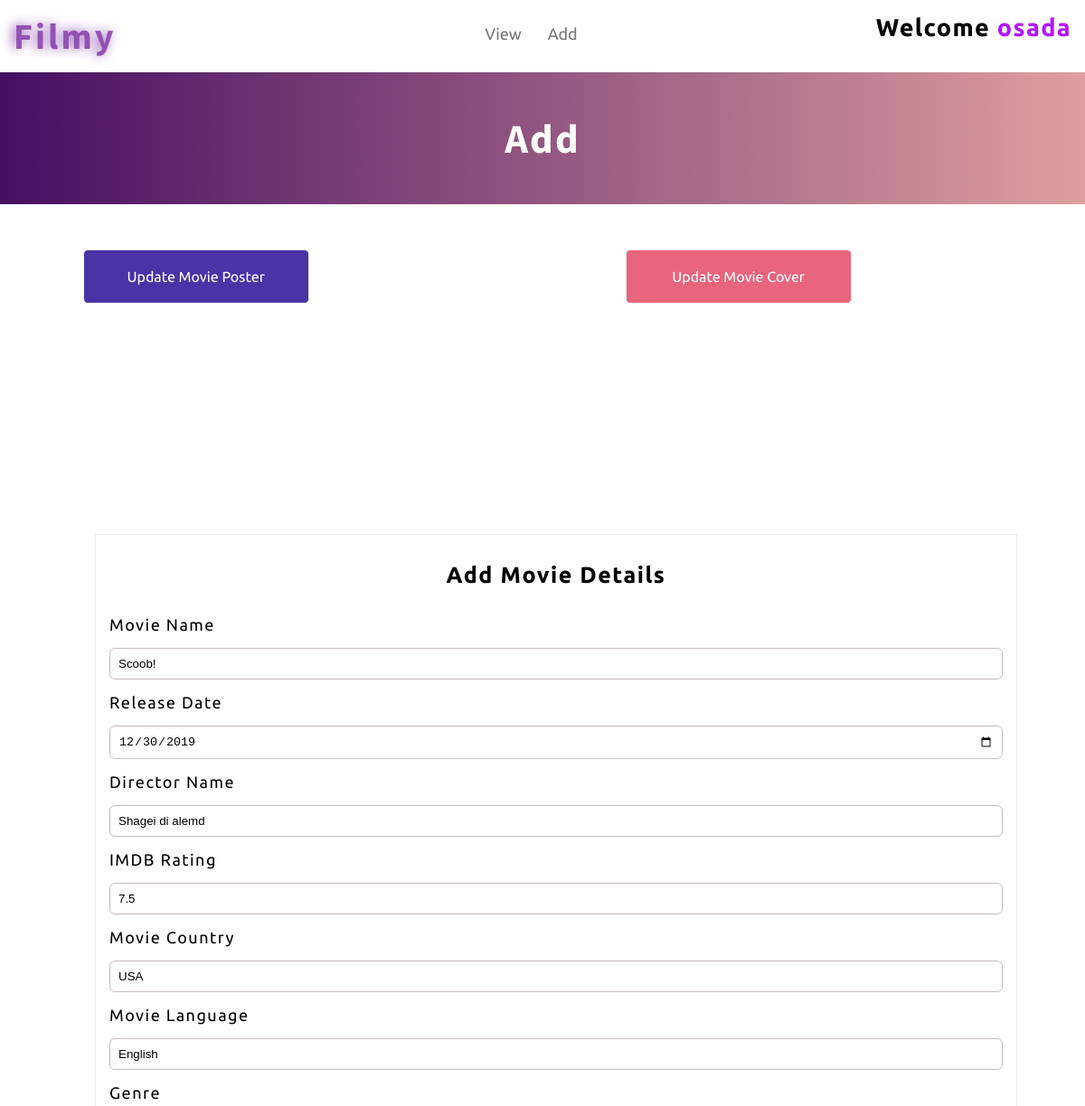
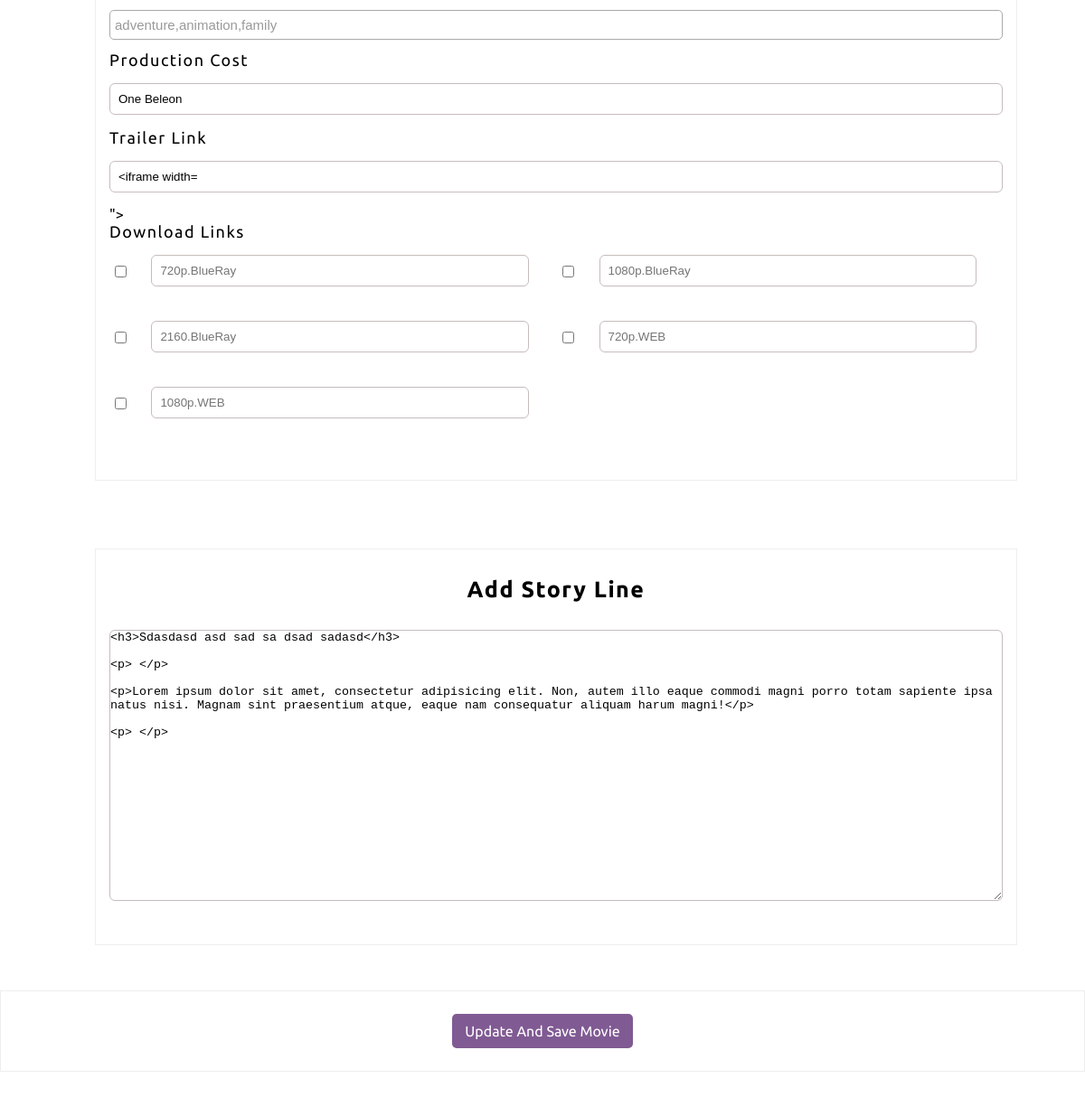
Screenshot of /admin/admin-edit-mv.php?m_id=25 (signed in) with the database file from the repository (2 pictures, top to bottom).
### tables this page shows
CREATE TABLE IF NOT EXISTS `movie_details` (
  `movie_id` int(11) NOT NULL,
  `movie_name` varchar(100) NOT NULL,
  `release_date` date DEFAULT NULL,
  `director_name` varchar(200) DEFAULT NULL,
  `imdb_ratings` varchar(11) DEFAULT NULL,
  `movie_country` varchar(100) DEFAULT NULL,
  `movie_language` varchar(100) DEFAULT NULL,
  `genre` varchar(255) DEFAULT NULL,
  `production_cost` varchar(255) DEFAULT NULL,
  `trailer_url` varchar(2000) DEFAULT NULL,
  `720b` varchar(200) DEFAULT NULL,
  `1080b` varchar(200) DEFAULT NULL,
  `2160b` varchar(200) DEFAULT NULL,
  `720w` varchar(200) DEFAULT NULL,
  `1080w` varchar(200) DEFAULT NULL,
  PRIMARY KEY (`movie_id`)
);

CREATE TABLE IF NOT EXISTS `story_line` (
  `movie_id` int(11) NOT NULL AUTO_INCREMENT,
  `movie_name` varchar(100) NOT NULL,
  `story_line` varchar(5000) NOT NULL,
  PRIMARY KEY (`movie_id`)
);

### admin/admin-edit-mv.php (the view, shortened to what this page needs)
<?php include_once("../inc/connection.php"); ?>
<?php
	$movie_name="";
	$relese_date="";
	$director_name="";
	$imdb_rating="";
	$movie_country="";
	$movie_language="";
	$produnction_cost="";
	$trailer_link="";
	$m_720b="";
	$m_1080b="";
	$m_2160b="";
	$m_720w="";
	$m_1080w="";
	$story_line="";
	if (!isset($_GET['m_id'])) {
		header('Location:admin-index.php?error=no_m_id');
	}
	else{
		$movie_id = $_GET['m_id'];
		$de_query = "SELECT * FROM movie_details WHERE movie_id = {$movie_id} LIMIT 1";
		$result_de_query = mysqli_query($connection ,$de_query);
		if($result_de_query){
			if (mysqli_num_rows($result_de_query)==1) {
				$details_movie = mysqli_fetch_assoc($result_de_query);
				$movie_name = $details_movie['movie_name'];
				$relese_date = $details_movie['release_date'];
				$director_name = $details_movie['director_name'];
				$imdb_rating = $details_movie['imdb_ratings'];
				$movie_country = $details_movie['movie_country'];
				$movie_language =$details_movie['movie_language'];
				$produnction_cost =$details_movie['production_cost'];
				$trailer_link = $details_movie['trailer_url'];
				$m_720b =$details_movie['720b'];
				$m_1080b =$details_movie['1080b'];
				$m_2160b =$details_movie['2160b'];
				$m_720w =$details_movie['720w'];
				$m_1080w =$details_movie['1080w'];
			}
		}
		$st_query = "SELECT story_line FROM story_line WHERE movie_id = {$movie_id} LIMIT 1";
		$st_result = mysqli_query($connection , $st_query);
		if ($st_result) {
			if(mysqli_num_rows($st_result)){
				$storyline_movie = mysqli_fetch_assoc($st_result);
				$story_line = $storyline_movie['story_line'];
			}
		}
	}
?>
<!DOCTYPE html>
<html lang="en">
<head>
	<link rel="stylesheet" href="../css/admin/admin-index.css">
	<link rel="stylesheet" href="../css/admin/admin-add.css">
	<link rel="stylesheet" href="../js/multi-chooser/chosen.min.css">
	<link rel="stylesheet" href="../css/admin/admin-edit-mv.css">
	<link rel="stylesheet" href="https://cdnjs.cloudflare.com/ajax/libs/cropper/4.1.0/cropper.min.css">
</head>
<body>
	<header>
		<div class="header_column">
			<div class="header_logo">
				<h1>Filmy</h1>
			</div>
		</div>
		<div class="header_column">
			<div class="header_navi">
				<ul>
					<li><a href="admin-index.php">View</a></li>
					<li><a href="admin-add.php">Add</a></li>
				</ul>
			</div>
		</div>
		<div class="header_column">
			<div class="heder_admin">
				<h2>Welcome <span><?php echo $_SESSION['admin_name']; ?></span></h2>
			</div>
		</div>
	</header>
	<section class="top">
		<div class="top_main_row">
			<h1>Add</h1>
		</div>
	</section>
	<section class="add_movie">
		<form action="admin-edit-mv.php?m_id=<?php echo($movie_id) ?>" method="POST">
			<div class="uploaded_row">
				<div class="movie_poster">
						<label for="movie_poster" id="c_movie_poster">Update Movie Poster</label>
				</div>
				<div class="movie_cover">
						<label for="movie_cover" id="c_movie_cover">Update Movie Cover</label>
				</div>
				<div class="pre_up">
					<div class="column_poster">
					</div>
					<div class="column_cover">
					</div>
				</div>
			</div>
			<div class="add_movie_column">
				<div class="add_details_form">
					<h3>Add Movie Details</h3>
						<p>
							<label for="movie_name">Movie Name</label>
							<input type="text" name="movie_name" id="movie_name" value="<?php echo($movie_name) ?>">
						</p>
						<p>
							<label for="relese_date">Release Date</label>
							<input type="Date" name="relese_date" id="relese_date" value="<?php echo($relese_date) ?>">
						</p>
						<p>
							<label for="director">Director Name</label>
							<input type="text" name="director" id="director" value="<?php echo($director_name) ?>">
						</p>
						<p>
							<label for="imdb_rating">IMDB Rating</label>
							<input type="number" max="10" min="0" step="0.1" name="imdb_rating" id="imdb_rating" value="<?php echo($imdb_rating) ?>">
						</p>
						<p>
							<label for="country">Movie Country</label>
							<input type="text" name="country" id="country" value="<?php echo($movie_country) ?>">
						</p>
						<p>
							<label for="language">Movie Language</label>
							<input type="text" name="language" id="language" value="<?php echo($movie_language) ?>">
						</p>
						<p>
							<label for="genre">Genre</label>
						</p>
						<p>
							<label for="produc_co">Production Cost</label>
							<input type="text" name="produc_co" id="produc_co" value="<?php echo($produnction_cost) ?>">
						</p>
						<p>
							<label for="trailer_link">Trailer Link</label>
							<input type="text" name="trailer_link" id="trailer_link" placeholder="Please Add Trailer Embeded URL" value="<?php echo($trailer_link) ?>">
						</p>
						<div class="download_path">
							<label>Download Links</label>
							<p>
									<input readonly type="url" class="disur" placeholder="720p.BlueRay" name="720b" value="<?php echo $m_720b ?>">
									<input type="checkbox" class="active_links" onclick="atfunc(0);">
							</p>
							<p>
									<input readonly type="url" class="disur" placeholder="1080p.BlueRay" name="1080b" value="<?php echo $m_1080b ?>">
									<input type="checkbox" class="active_links" onclick="atfunc(1);">
							</p>
							<p>
									<input readonly type="url" class="disur" placeholder="2160.BlueRay" name="2160b" value="<?php echo $m_2160b ?>">
									<input type="checkbox" class="active_links" onclick="atfunc(2);">
							</p>
							<p>
									<input readonly type="url" class="disur" placeholder="720p.WEB" name="720w" value="<?php echo $m_720w ?>">
									<input type="checkbox" class="active_links" onclick="atfunc(3);">
							</p>
							<p>
									<input readonly type="url" class="disur" placeholder="1080p.WEB" name="1080w" value="<?php echo $m_1080w ?>">
									<input type="checkbox" class="active_links" onclick="atfunc(4);">
							</p>
						</div>
				</div>
				<div class="add_story_line">
					<h3>Add Story Line</h3>
						<p>
							<textarea name="storyline" placeholder="Add StoryLine" id="storyline"><?php echo $story_line; ?></textarea>
						</p>
				</div>
			</div>
			<div class="pic_upload_sec" id="pic_upload_sec">
				<button type="submit" id="upload_poster_cr" name="update_movie">Update And Save Movie</button>
			</div>
		</form>
	</section>
</body>
</html>

### css/admin/admin-index.css (style rules this page uses)
* { margin: 0; padding: 0; box-sizing: border-box; }
header { position: relative; display: flex; justify-content: space-around; }
header .header_column { padding: 15px; flex:1; }
header .header_column:first-child { font-family: 'Source Sans Pro', sans-serif; letter-spacing: 3px; font-size: 20px; color: #9352b3; text-shadow: -3px 0px 13px #9352b3; }
header .header_column:nth-child(2) ul { text-align: center; line-height: 45px; }
header .header_column:nth-child(2) .header_navi ul li { display: inline; list-style: none; margin-right: 25px; }
header .header_column:nth-child(2) .header_navi ul li a { font-family: "Ubuntu", sans-serif; text-decoration: none; font-size: 18px; transition: 0.3s; color: #777; }
header .header_column:nth-child(3) { text-align: right; font-family: "Ubuntu", sans-serif; font-size: 18px; letter-spacing: 1.3px; }
header .header_column:nth-child(3) span { color: #b217ff; }
.top { overflow: auto; background-image:linear-gradient(to right,#460f62,#a9020261); background-position: center; background-repeat: no-repeat; -webkit-background-size: cover; background-size: cover; display: flex; justify-content: center; align-items: center; }
.top .top_main_row { text-align: center; padding: 45px; color: #fff; letter-spacing: 2px; font-size: 30px; font-family: 'Source Sans Pro', sans-serif; }

### css/admin/admin-add.css (style rules this page uses)
.add_movie { width: 100%; margin: 50px 0; overflow: auto; }
.add_movie .uploaded_row { overflow: hidden; width: 100%; display: flex; flex-wrap: wrap; justify-content: space-evenly; }
.add_movie .movie_cover { margin: 0 50px; flex: 2; width: 100%; }
.add_movie .movie_poster { width: 100%; margin: 0 50px; text-align: right; flex: 1; }
.add_movie .movie_cover label,.movie_poster label { padding: 20px; width: 250px; margin: 0 auto; display: block; text-align: center; font-family: "Ubuntu" ,sans-serif; border:1px solid #eee; cursor: pointer; color: #fff; border-radius: 5px; }
.add_movie .movie_cover label { background-color: #e8657d; cursor: pointer; }
.add_movie .movie_poster label { background-color: #210492cf; cursor: pointer; }
.add_movie .add_movie_column { width: 1100px; margin: 0 auto; padding: 50px 40px; overflow: hidden; }
.add_movie .add_movie_column .add_details_form, .add_story_line { position: relative; margin-top: 75px; overflow: hidden; width: 100%; padding: 30px 15px; margin-left: 15px; border:1px solid #eee; font-family: "Ubuntu" ,sans-serif; }
.add_movie .add_movie_column .add_details_form .download_path p { width: 47%; margin-right: 27px; margin-bottom: 20px; display: inline-block; }
.add_movie .add_movie_column .add_details_form .download_path p input[type='url'] { width: 90%; float: right; }
.add_movie .add_movie_column .add_details_form .download_path p .active_links { float: left; width: 25px; margin: 12px 0; cursor: pointer; line-height: 30px; }
.add_movie .add_movie_column .add_details_form h3, .add_story_line h3 { margin-bottom: 30px; text-align: center; font-size: 25px; letter-spacing: 1.5px; }
.add_movie .add_movie_column .add_details_form label { display: block; font-size: 18px; letter-spacing: 1.5px; margin-bottom: 15px; }
.add_movie .add_movie_column .add_details_form input,select { width: 100%; padding: 9px; outline: none; border:1px solid #c7bcbc; border-radius: 6px; margin-bottom: 15px; transition: 0.3s; }
.add_movie .add_movie_column .add_story_line textarea { max-width: 100%; min-width: 100%; max-height: 500px; min-height: 300px; outline: none; border:1px solid #c7bcbc; margin-bottom: 15px; border-radius: 6px; }
.add_movie .pic_upload_sec { padding: 25px; border: 1px solid #eee; overflow: auto; width: 100%; text-align: center; }
.add_movie .pic_upload_sec button { width: 200px; padding: 10px; border-radius: 5px; border: none; font-family: "Ubuntu" ,sans-serif; color: #fff; outline: none; font-size: 16px; background-color: #805a93; cursor: pointer; }

### css/admin/admin-edit-mv.css (style rules this page uses)
.add_movie .uploaded_row .pre_up { overflow: auto; float: left; margin: 25px 0; width: 100%; }
.add_movie .uploaded_row .pre_up .column_poster { overflow: auto; width: 23%; margin-right: 50px; margin-left: 50px; padding: 20px; float: left; text-align: center; }
.add_movie .uploaded_row .pre_up .column_cover { overflow: auto; width: 66%; padding: 20px; margin-right: 50px; float: left; text-align: right; }

### rows the page displays
movie_details: movie_name "Scoob!", relese_date "12/30/2019", director "Shagei di alemd", imdb_rating "7.5", country "USA", language "English", produc_co "One Beleon"
story_line: storyline "<h3>Sdasdasd asd sad sa dsad sadasd</h3> <p> </p> <p>Lorem ipsum dolor sit amet, consectetur adipisicing elit. Non, autem illo eaque commodi magni porro totam sapiente ipsa natus nisi. Magnam sint praesentium atque, eaque nam consequatur aliquam harum magni!</p> <p> </p>"

### other values shown
$_SESSION['admin_name'] "osada"
